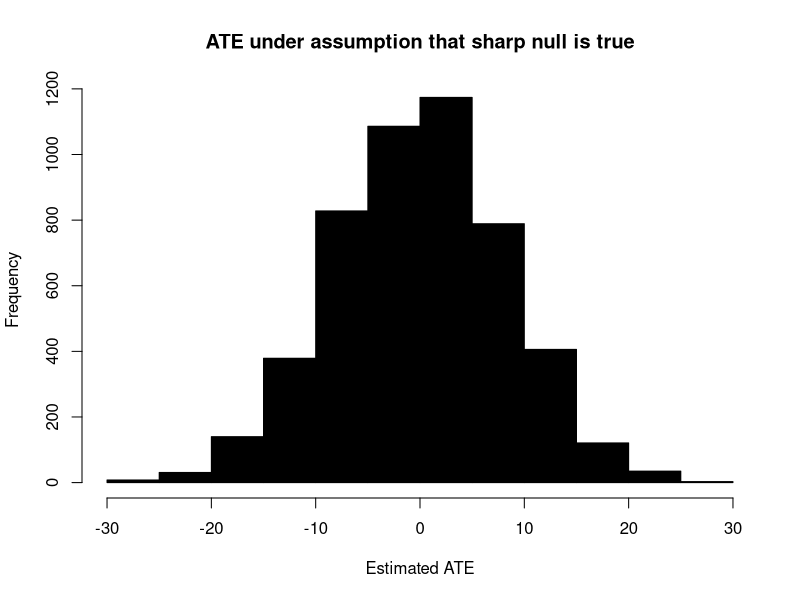
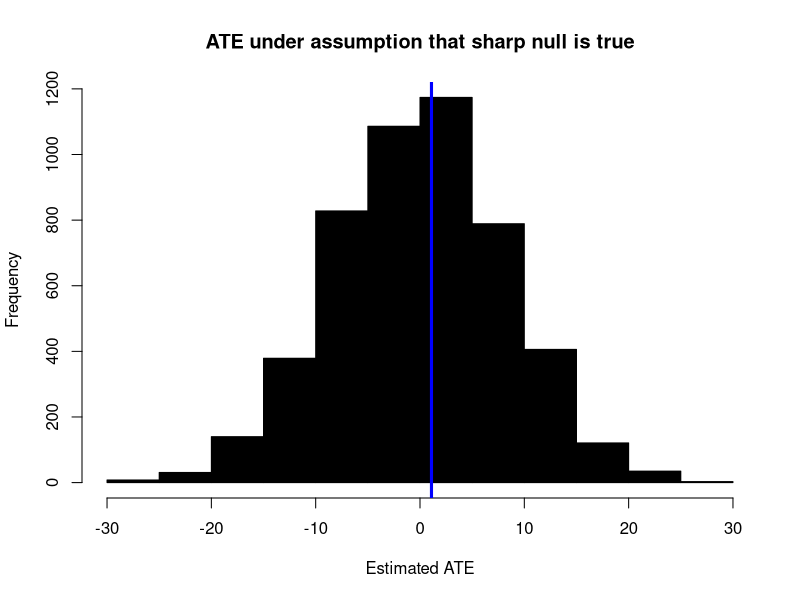
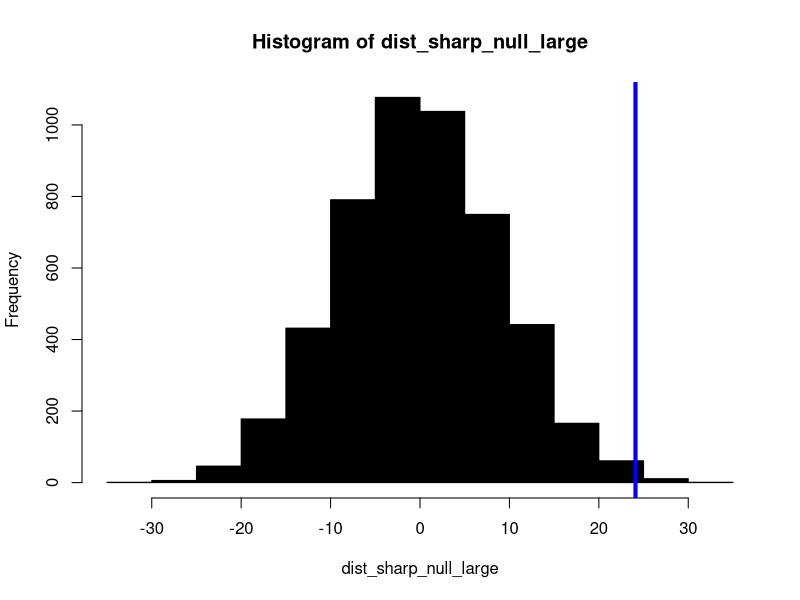

The R script that drew these images, in order:
## ---- chunk 1
library(data.table)
library(ggplot2)

knitr::opts_chunk$set(dpi = 300)

set.seed(1)
## ---- chunk 2
d <- data.table(id = 1:40)
d[ , group := c(rep("Man",20),rep("Woman",20))]
## ---- chunk 3
d[ , po_control := c(seq(from = 1, to = 20), seq(from = 51, to = 70))]

# no effect because potential outcomes in treatment are the same
d[ , po_treatment := po_control + 0] 

head(d)
## ---- chunk 4
randomize <- function(units_per_group) { 
  ## an (unnecessary) function to randomize units into 
  ## treatment and control 
  ## ---
  ## args: 
  ##  - units_per_group: how many zero and one should be returned
  
  assignment_vector <- rep(0:1, each = units_per_group)
  sample(assignment_vector)
} 

randomize(4)
## ---- chunk 5
d[ , treatment := randomize(.N/2)]
## ---- chunk 6
d[1:5, ]
## ---- chunk 7
d[ , table(treatment)]
## ---- chunk 8
d[ , outcomes := (treatment * po_treatment) + (1 - treatment) * po_control]
## ---- chunk 9
d[ , outcomes := ifelse(treatment == 1, po_treatment, po_control)]
## ---- chunk 10
group_averages <- d[ , .(group_mean = mean(outcomes)), keyby = .(treatment)]
## ---- chunk 11
ate <- group_averages[ , group_mean[treatment == 1] - group_mean[treatment == 0]]
## ---- chunk 12
diff(c(1,2,4,7,11))
## ---- chunk 13
group_averages[ , diff(group_mean)]
## ---- chunk 14
d[ , .(group_mean = mean(outcomes)), keyby = .(treatment)][ , diff(group_mean)]
## ---- chunk 15
d[ , .(group_mean = mean(outcomes)), keyby = .(randomize(20))][ , diff(group_mean)]
d[ , .(group_mean = mean(outcomes)), keyby = .(randomize(20))][ , diff(group_mean)]
d[ , .(group_mean = mean(outcomes)), keyby = .(randomize(20))][ , diff(group_mean)]
## ---- chunk 16
ri <- function(simulations = 5000) {
  
  res <- NA   
  
  for(sim in 1:simulations) { 
    res[sim] <- d[ , .(group_mean = mean(outcomes)), 
                   keyby = .(randomize(20))][ , diff(group_mean)]
  }
  return(res)
}
## ---- chunk 17
dist_sharp_null <- ri(5000)
## ---- chunk 18
dist_sharp_null[1:10]

hist(
  dist_sharp_null, 
  col = 'black', 
  xlab = 'Estimated ATE', 
  main = 'ATE under assumption that sharp null is true'
  )
## ---- chunk 19
hist(
  dist_sharp_null, 
  col = 'black', 
  xlab = 'Estimated ATE', 
  main = 'ATE under assumption that sharp null is true'
  )
abline(v = ate, col = 'blue', lwd = 3)
## ---- chunk 20
p_value <- mean(dist_sharp_null < ate) #p-value
p_value
## ---- chunk 21
rm(d) 

d <- data.table(
  id = 1:40, 
  group = rep(c('Man', 'Woman'), each = 20), 
  po_control = c(1:20, 51:70)
)

d[ , po_treatment := po_control + 25]
## ---- chunk 22
## Assign 
d[ , treatment := randomize(.N/2)]

## Treat and Measure 
d[ , outcomes := ifelse(treatment == 1, po_treatment, po_control)]
## ---- chunk 23
ate <- d[ , .(group_mean = mean(outcomes)), keyby = treatment][ , diff(group_mean)]
ate 
## ---- chunk 24
dist_sharp_null_large <- ri(5000)
## ---- chunk 25
hist(dist_sharp_null_large, col = 'black')
abline(v = ate, col = 'blue', lwd = 4)
## ---- chunk 26
p_value <- mean(abs(dist_sharp_null_large) > ate)
p_value
